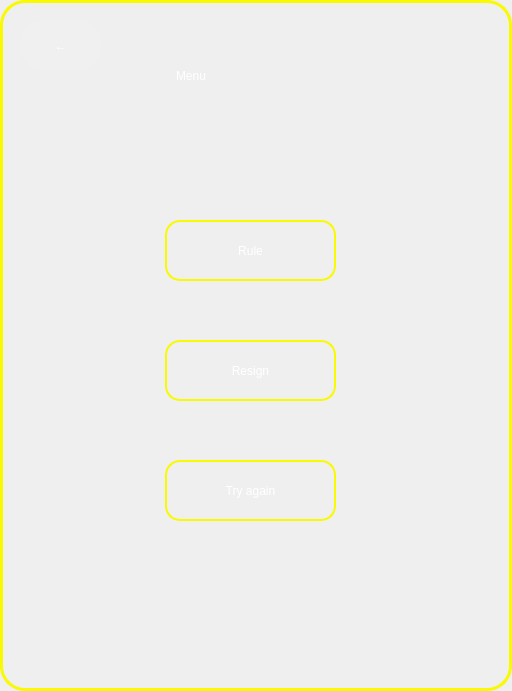
<?xml version="1.0" encoding="UTF-8"?>
<ui version="4.0">
 <class>RightClick</class>
 <widget class="QFrame" name="RightClick">
  <property name="geometry">
   <rect>
    <x>0</x>
    <y>0</y>
    <width>512</width>
    <height>691</height>
   </rect>
  </property>
  <property name="windowTitle">
   <string>Frame</string>
  </property>
  <property name="styleSheet">
   <string notr="true">#RightClick{
border-radius:25px;
border:3px solid rgb(249, 249, 0);
background-image: url(:/images/rule_background.png);
}</string>
  </property>
  <property name="frameShape">
   <enum>QFrame::StyledPanel</enum>
  </property>
  <property name="frameShadow">
   <enum>QFrame::Raised</enum>
  </property>
  <widget class="QLabel" name="menu">
   <property name="geometry">
    <rect>
     <x>176</x>
     <y>30</y>
     <width>150</width>
     <height>91</height>
    </rect>
   </property>
   <property name="styleSheet">
    <string notr="true">font: 36pt &quot;Blackadder ITC&quot;;
color:white;</string>
   </property>
   <property name="text">
    <string>Menu</string>
   </property>
  </widget>
  <widget class="QToolButton" name="rule">
   <property name="geometry">
    <rect>
     <x>165</x>
     <y>220</y>
     <width>171</width>
     <height>61</height>
    </rect>
   </property>
   <property name="styleSheet">
    <string notr="true">border-radius:15px;
border:2px solid rgb(249, 249, 0);
background-color: rgba(255, 255, 254, 0);
font: italic 20pt &quot;Bodoni MT&quot;;
color:white;</string>
   </property>
   <property name="text">
    <string>Rule</string>
   </property>
  </widget>
  <widget class="QToolButton" name="resign">
   <property name="geometry">
    <rect>
     <x>165</x>
     <y>340</y>
     <width>171</width>
     <height>61</height>
    </rect>
   </property>
   <property name="styleSheet">
    <string notr="true">border-radius:15px;
border:2px solid rgb(249, 249, 0);
background-color: rgba(255, 255, 254, 0);
font: italic 20pt &quot;Bodoni MT&quot;;
color:white;</string>
   </property>
   <property name="text">
    <string>Resign</string>
   </property>
  </widget>
  <widget class="QToolButton" name="tryAgain">
   <property name="geometry">
    <rect>
     <x>165</x>
     <y>460</y>
     <width>171</width>
     <height>61</height>
    </rect>
   </property>
   <property name="styleSheet">
    <string notr="true">border-radius:15px;
border:2px solid rgb(249, 249, 0);
background-color: rgba(255, 255, 254, 0);
font: italic 20pt &quot;Bodoni MT&quot;;
color:white;</string>
   </property>
   <property name="text">
    <string>Try again</string>
   </property>
  </widget>
  <widget class="QToolButton" name="toolButton">
   <property name="geometry">
    <rect>
     <x>20</x>
     <y>20</y>
     <width>81</width>
     <height>51</height>
    </rect>
   </property>
   <property name="styleSheet">
    <string notr="true">font: 48pt &quot;Algerian&quot;;
color:white;
background-color: rgba(255, 255, 254, 20);
border-radius:25px;</string>
   </property>
   <property name="text">
    <string>←</string>
   </property>
  </widget>
 </widget>
 <resources/>
 <connections/>
</ui>
